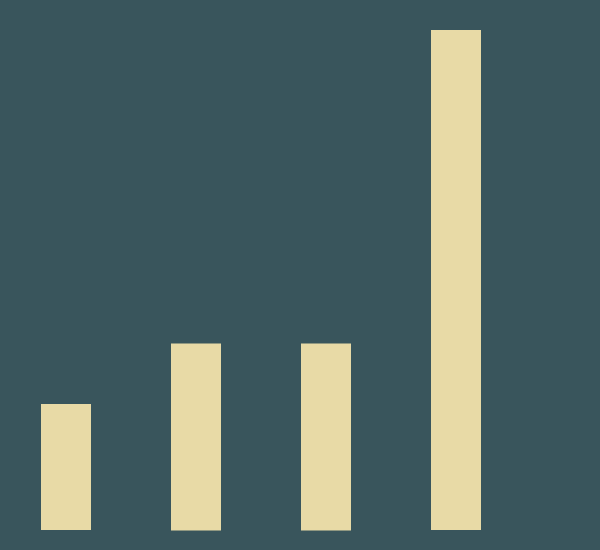
Frame 1 (no input)
Frame 60 (the mouse pressed at the canvas centre just before this capture): identical to frame 1, image omitted
Frame 120 (the mouse held since frame 60 and released just before this capture): identical to frame 1, image omitted

The Processing sketch that drew this single still picture (run headless with seeded random() and noise(); from frame 60 on, the mouse is pressed at the canvas centre):

// Processing sketch: processing_93749
// ── processing_93749.pde

//barchart
color [] palette = {#39555c,#e8daa6,#ffb688,#c98161,#8a4c3a};

String[] flavor = {"choc","FOD","Van","T"};
int[] mostSold ={126,187,187,500};
String[] fullName = {"Chocolate","Flavor of the Day","Vanilla","Total Sold"};

//setup////////////////////////////////////////////////////////
void setup(){
  size(600,550);
  smooth();
  rectMode(CENTER);
}//end setup




//draw/////////////////////////////////////////////////////////
void draw(){
  background(palette[0]);
  noStroke();
  int b = 20;
  int l = 35;
  
  for( int i = 0; i< flavor.length; i++){
    int w = 50;
    int s =80;
    int[] t = new int[flavor.length];
    t[i] = mostSold[i];
    int [] x= new int[flavor.length];
    x[i] = int(1+(i+.5)*(w+s));
    int [] y = new int[flavor.length];
    y[i] = height-b-t[i]/2;
  
  if((mouseX>(x[i]-w/2)) && (mouseX<(x[i]+w/2)) &&
  (mouseY>(y[i]/2)) && (mouseY<(y[i]+w/2))){
    fill(palette[2]);
    
    text(fullName[i] + ": " + mostSold[i], x[i],y[i]-t[i]/2-10);
  }else{
    fill(palette[1]);
    }
     rect(x[i],y[i],w,t[i]);
  }//end for loop
//  rect(x[i],y[i],w,t[i]);

}//end draw
